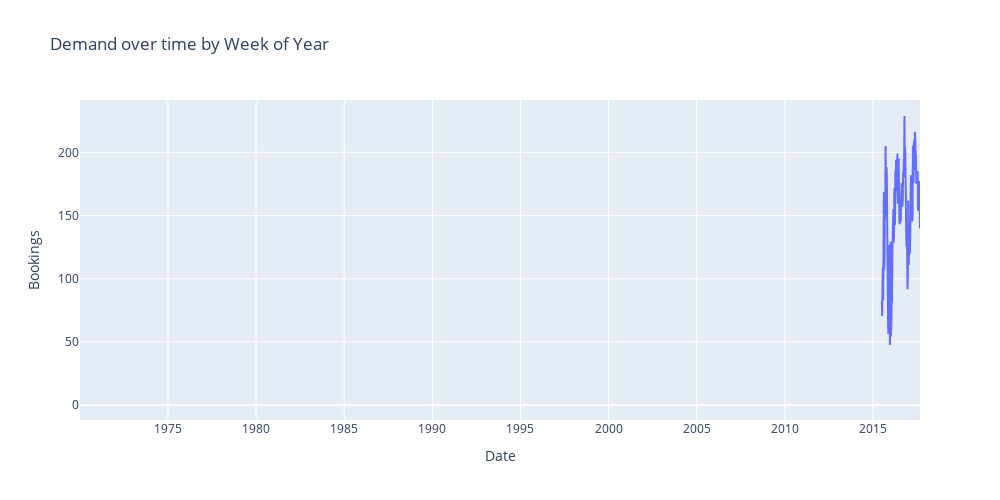

The notebook cell saved with this chart:
### Code cell
#Resampling the plot to add clarity
demand_ot_week = demand_over_time.resample('W').mean()

#Plotting demand over time

fig = px.line(demand_ot_week, width=1000, height=500, title='Demand over time by Week of Year')
fig.update_layout(showlegend=False, yaxis_title='Bookings', xaxis_title='Date')

### Figure 1 — Plotly figure (JSON) as saved in the notebook; plotly's stock layout.template omitted (floating-point values rounded to 4 significant figures; data arrays with more than 128 entries replaced by an {"elided": "..."} marker saying what was removed)
{"data": [{"hovertemplate": "variable=0<br>arrival_date=%{x}<br>value=%{y}<extra></extra>", "legendgroup": "0", "line": {"color": "#636efa", "dash": "solid"}, "marker": {"symbol": "circle"}, "mode": "lines", "name": "0", "showlegend": true, "type": "scattergl", "x": {"elided": "2488 str values"}, "xaxis": "x", "y": {"elided": "2488 float values"}, "yaxis": "y"}], "layout": {"height": 500, "legend": {"title": {"text": "variable"}, "tracegroupgap": 0}, "showlegend": false, "title": {"text": "Demand over time by Week of Year"}, "width": 1000, "xaxis": {"anchor": "y", "domain": [0, 1], "title": {"text": "Date"}}, "yaxis": {"anchor": "x", "domain": [0, 1], "title": {"text": "Bookings"}}}}
